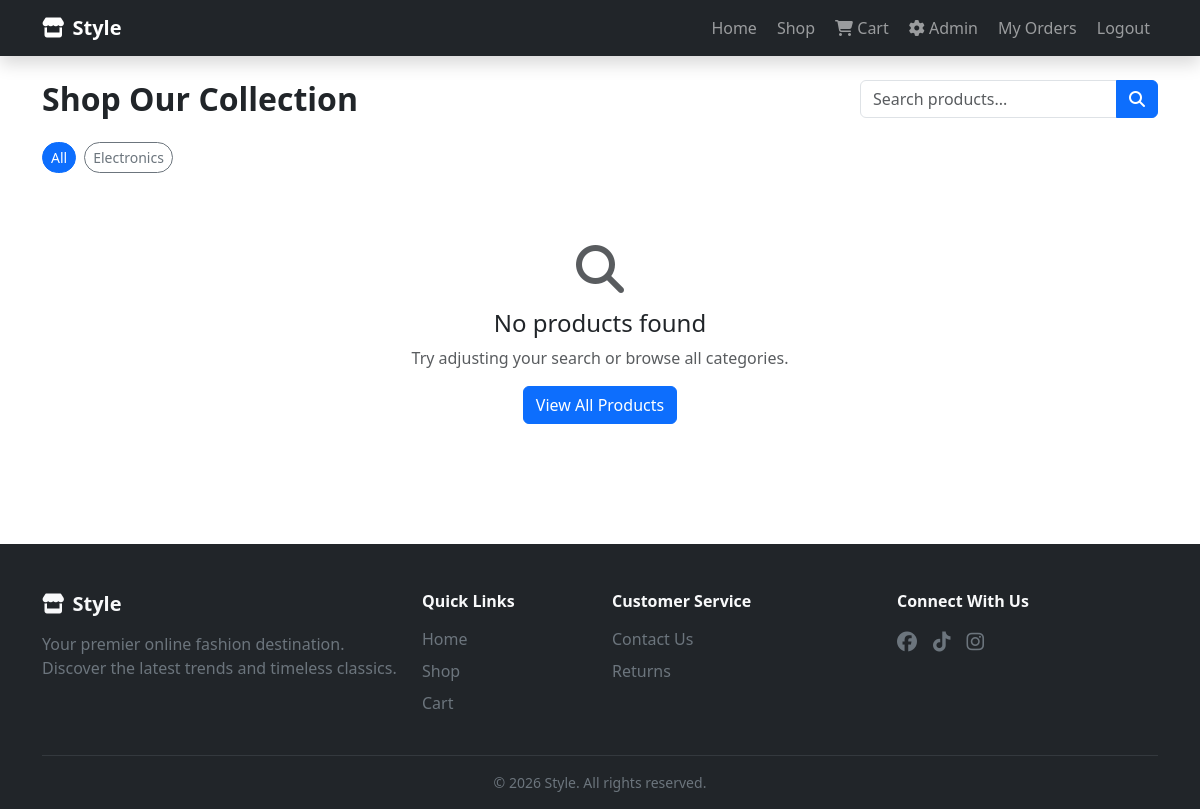
Screenshot of /shop (signed in) with the database file from the repository.
### models.py (models this page shows)
class SiteSettings(db.Model):
    __tablename__ = 'site_settings'
    id = db.Column(db.Integer, primary_key=True)
    admin_id = db.Column(db.Integer, db.ForeignKey('users.id'), nullable=True, unique=True)
    hero_title = db.Column(db.String(200), default='Discover Your Style')
    hero_subtitle = db.Column(db.Text, default='Explore our curated collection of premium fashion pieces designed for the modern individual.')
    hero_bg_image = db.Column(db.String(300))
    site_name = db.Column(db.String(100), default='StyleShop')
    footer_about = db.Column(db.Text, default='Your premier online fashion destination. Discover the latest trends and timeless classics.')
    social_facebook = db.Column(db.String(300), default='#')
    social_tiktok = db.Column(db.String(300), default='#')
    social_instagram = db.Column(db.String(300), default='#')
    promo_enabled = db.Column(db.Boolean, default=True)
    promo_title = db.Column(db.String(200), default='Get 20% Off Your First Order')
    promo_subtitle = db.Column(db.Text, default='Sign up today and receive an exclusive discount on your first purchase.')
    @staticmethod
    def get_settings(admin_id=None):
        settings = SiteSettings.query.filter_by(admin_id=admin_id).first()
        if not settings:
            settings = SiteSettings(admin_id=admin_id)
            db.session.add(settings)
            db.session.commit()
        return settings

class Category(db.Model):
    __tablename__ = 'categories'
    id = db.Column(db.Integer, primary_key=True)
    name = db.Column(db.String(50), nullable=False)
    slug = db.Column(db.String(50), nullable=False)
    admin_id = db.Column(db.Integer, db.ForeignKey('users.id'), nullable=True)
    products = db.relationship('Product', backref='category', lazy=True)

### routes/store.py (the view)
@store_bp.route('/shop')
def shop():
    category_slug = request.args.get('category', 'all')
    search = request.args.get('search', '').strip()
    categories = Category.query.all()
    admin_id = session.get('active_admin_id')
    query = Product.query
    if admin_id:
        query = query.filter_by(admin_id=admin_id)
    if category_slug and category_slug != 'all':
        cat = Category.query.filter_by(slug=category_slug).first()
        if cat:
            query = query.filter_by(category_id=cat.id)
    if search:
        query = query.filter(Product.name.ilike(f'%{search}%'))
    products = query.order_by(Product.created_at.desc()).all()
    return render_template('store/shop.html', products=products, categories=categories,
                           current_category=category_slug, search=search)

### models.py (called while the page is built)
    @property
    def item_count(self):
        return sum(item.quantity for item in self.items)

### templates/store/shop.html (shortened to what this page needs)
{% extends "base.html" %}
{% block content %}
<div class="container py-4">
    <div class="d-md-flex justify-content-between align-items-center mb-4" id="shop-header">
        <h1 class="h2 fw-bold mb-3 mb-md-0">Shop Our Collection</h1>
        <form action="{{ url_for('store.shop') }}" method="GET" id="search-form">
            <div class="input-group" style="max-width:320px;">
                <input type="text" class="form-control" name="search" placeholder="Search products..." value="{{ search }}" id="search-input">
                <button type="submit" class="btn btn-primary" id="search-btn"><i class="fas fa-search"></i></button>
            </div>
        </form>
    </div>
    <div class="d-flex flex-wrap gap-2 mb-4" id="category-filters">
        <a href="{{ url_for('store.shop') }}"
           class="btn btn-sm {% if current_category == 'all' %}btn-primary{% else %}btn-outline-secondary{% endif %} rounded-pill"
           id="filter-all">All</a>
        {% for cat in categories %}
        <a href="{{ url_for('store.shop', category=cat.slug) }}"
           class="btn btn-sm {% if current_category == cat.slug %}btn-primary{% else %}btn-outline-secondary{% endif %} rounded-pill"
           id="filter-{{ cat.slug }}">{{ cat.name }}</a>
        {% endfor %}
    </div>
    {% if products %}
    <div class="row g-4" id="products-grid">
        {% for product in products %}
        <div class="col-lg-3 col-md-4 col-sm-6" id="shop-product-{{ product.id }}">
            <div class="card border-0 shadow-sm h-100 product-card">
                <a href="{{ url_for('store.product_detail', product_id=product.id) }}" class="text-decoration-none">
                    <div class="position-relative" style="height:220px;">
                        {% if product.image %}
                            <img src="{{ url_for('static', filename='uploads/' + product.image) }}" alt="{{ product.name }}"
                                 class="card-img-top object-fit-cover w-100 h-100" loading="lazy">
                        {% else %}
                            <div class="bg-light d-flex align-items-center justify-content-center w-100 h-100">
                                <i class="fas fa-image fa-3x text-muted"></i>
                            </div>
                        {% endif %}
                        {% if product.stock <= 0 %}
                            <span class="position-absolute top-0 start-0 m-2 badge bg-danger">Sold Out</span>
                        {% elif product.featured %}
                            <span class="position-absolute top-0 start-0 m-2 badge bg-primary">Featured</span>
                        {% endif %}
                    </div>
                </a>
                <div class="card-body d-flex flex-column">
                    <small class="text-muted">{{ product.category.name if product.category else 'Uncategorized' }}</small>
                    <h6 class="card-title fw-bold mt-1">
                        <a href="{{ url_for('store.product_detail', product_id=product.id) }}" class="text-dark text-decoration-none">{{ product.name }}</a>
                    </h6>
                    <p class="text-muted small mb-2">{{ product.description[:80] }}{% if product.description|length > 80 %}...{% endif %}</p>
                    <div class="d-flex justify-content-between align-items-center mt-auto pt-2">
                        <span class="fw-bold text-primary fs-5">GH₵{{ "%.2f"|format(product.price) }}</span>
                        {% if product.stock > 0 %}
                        <form action="{{ url_for('store.add_to_cart', product_id=product.id) }}" method="POST">
                            <button type="submit" class="btn btn-outline-primary btn-sm" title="Add to cart">
                                <i class="fas fa-cart-plus"></i>
                            </button>
                        </form>
                        {% else %}
                        <span class="badge bg-danger bg-opacity-10 text-danger">Out of Stock</span>
                        {% endif %}
                    </div>
                </div>
            </div>
        </div>
        {% endfor %}
    </div>
    {% else %}
    <div class="text-center py-5" id="empty-state">
        <i class="fas fa-search fa-3x text-muted mb-3"></i>
        <h4>No products found</h4>
        <p class="text-muted">Try adjusting your search or browse all categories.</p>
        <a href="{{ url_for('store.shop') }}" class="btn btn-primary">View All Products</a>
    </div>
    {% endif %}
</div>
{% endblock %}

### templates/base.html (shortened to what this page needs)
<!DOCTYPE html>
<html lang="en" data-bs-theme="light">
<head>
    <link href="https://cdn.jsdelivr.net/npm/bootstrap@5.3.3/dist/css/bootstrap.min.css" rel="stylesheet">
    <link rel="stylesheet" href="https://cdnjs.cloudflare.com/ajax/libs/font-awesome/6.5.1/css/all.min.css">
    <link rel="stylesheet" href="{{ url_for('static', filename='css/style.css') }}">
</head>
<body>
    <nav class="navbar navbar-expand-lg navbar-dark bg-dark sticky-top shadow" id="main-navbar">
        <div class="container">
            <a class="navbar-brand d-flex align-items-center gap-2 fw-bold" href="{{ url_for('store.home') }}" id="nav-logo">
                <i class="fas fa-store"></i>
                <span>{{ settings.site_name }}</span>
            </a>
            <div class="collapse navbar-collapse" id="navbarNav">
                <ul class="navbar-nav ms-auto align-items-lg-center gap-lg-1">
                    <li class="nav-item">
                        <a class="nav-link" href="{{ url_for('store.home') }}" id="nav-home">Home</a>
                    </li>
                    <li class="nav-item">
                        <a class="nav-link" href="{{ url_for('store.shop') }}" id="nav-shop">Shop</a>
                    </li>
                    <li class="nav-item">
                        <a class="nav-link position-relative" href="{{ url_for('store.cart') }}" id="nav-cart">
                            <i class="fas fa-shopping-cart"></i> Cart
                        </a>
                    </li>
                    {% if current_user.is_authenticated %}
                        {% if current_user.is_admin %}
                            <li class="nav-item">
                                <a class="nav-link" href="{{ url_for('admin.dashboard') }}" id="nav-admin">
                                    <i class="fas fa-cog"></i> Admin
                                </a>
                            </li>
                        {% endif %}
                        <li class="nav-item">
                            <a class="nav-link" href="{{ url_for('store.my_orders') }}" id="nav-orders">My Orders</a>
                        </li>
                        <li class="nav-item">
                            <a class="nav-link" href="{{ url_for('auth.logout') }}" id="nav-logout">Logout</a>
                        </li>
                    {% else %}
                        <li class="nav-item">
                            <a class="btn btn-outline-light btn-sm ms-lg-2" href="{{ url_for('auth.login') }}" id="nav-login">
                                <i class="fas fa-sign-in-alt"></i> Login
                            </a>
                        </li>
                    {% endif %}
                </ul>
            </div>
        </div>
    </nav>
    <main id="main-content">
        {% block content %}{% endblock %}
    </main>
    <footer class="bg-dark text-light pt-5 pb-3 mt-5" id="footer">
        <div class="container">
            <div class="row g-4">
                <div class="col-lg-4 col-md-6">
                    <h5 class="fw-bold mb-3"><i class="fas fa-store me-2"></i>{{ settings.site_name }}</h5>
                    <p class="text-secondary">{{ settings.footer_about }}</p>
                </div>
                <div class="col-lg-2 col-md-6">
                    <h6 class="fw-semibold mb-3">Quick Links</h6>
                    <ul class="list-unstyled">
                        <li class="mb-2"><a href="{{ url_for('store.home') }}" class="text-secondary text-decoration-none footer-link">Home</a></li>
                        <li class="mb-2"><a href="{{ url_for('store.shop') }}" class="text-secondary text-decoration-none footer-link">Shop</a></li>
                        <li class="mb-2"><a href="{{ url_for('store.cart') }}" class="text-secondary text-decoration-none footer-link">Cart</a></li>
                    </ul>
                </div>
                <div class="col-lg-3 col-md-6">
                    <h6 class="fw-semibold mb-3">Customer Service</h6>
                    <ul class="list-unstyled">
                        <li class="mb-2"><a href="#" class="text-secondary text-decoration-none footer-link">Contact Us</a></li>
                        <li class="mb-2"><a href="#" class="text-secondary text-decoration-none footer-link">Returns</a></li>
                    </ul>
                </div>
                <div class="col-lg-3 col-md-6">
                    <h6 class="fw-semibold mb-3">Connect With Us</h6>
                    <div class="d-flex gap-3">
                        <a href="{{ settings.social_facebook }}" class="text-secondary fs-5 footer-link" aria-label="Facebook" target="_blank" rel="noopener noreferrer"><i class="fab fa-facebook"></i></a>
                        <a href="{{ settings.social_tiktok }}" class="text-secondary fs-5 footer-link" aria-label="TikTok" target="_blank" rel="noopener noreferrer"><i class="fab fa-tiktok"></i></a>
                        <a href="{{ settings.social_instagram }}" class="text-secondary fs-5 footer-link" aria-label="Instagram" target="_blank" rel="noopener noreferrer"><i class="fab fa-instagram"></i></a>
                    </div>
                </div>
            </div>
            <hr class="border-secondary mt-4">
            <p class="text-center text-secondary mb-0 small">&copy; 2026 {{ settings.site_name }}. All rights reserved.</p>
        </div>
    </footer>
</body>
</html>

### rows the page displays
SiteSettings: site_name "Style", footer_about "Your premier online fashion destination. Discover the latest trends and timeless classics."
Category: name "Electronics"
